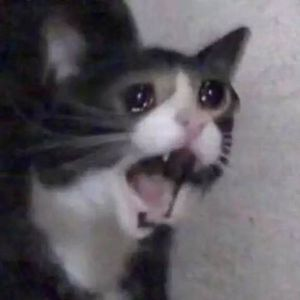
#> input picture opCv05/cat.jpg, 300 x 300 px
$ python gyak2.py
#> lines starting #> are read from the running program, lines starting #| are printed output that depends on the picture; after the words box and inside, x2 and y2 are one past the last pixel; in counts of white or black regions, pixels touching at a corner belong together
import cv2
import numpy as np


def add_point_noise(img_in, percentage, value):
    noise = np.copy(img_in)
    n = int(img_in.shape[0] * img_in.shape[1] * percentage)
    print(n)

    for k in range(1, n):
        i = np.random.randint(0, img_in.shape[1])
        j = np.random.randint(0, img_in.shape[0])

        if img_in.ndim == 2:
            noise[j, i] = value

        if img_in.ndim == 3:
            noise[j, i] = [value, value, value]

    return noise


def add_salt_and_pepper_noise(img_in, percentage1, percentage2):
    n = add_point_noise(img_in, percentage1, 255)   # Só
    n2 = add_point_noise(n, percentage2, 0)         # Bors

    return n2


img = cv2.imread('cat.jpg', cv2.IMREAD_GRAYSCALE)
#> img: shape (300, 300); min 4, max 218, mean 93.7
#img = cv2.imread('cat.jpg', cv2.IMREAD_COLOR)

noise = add_salt_and_pepper_noise(img, 0.01, 0.01)
#| 900
#> after the loop in add_point_noise, `for k in range(1, n):`:
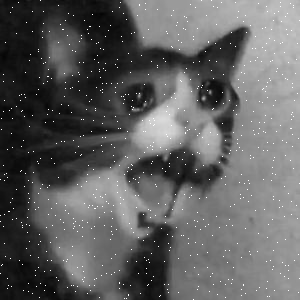
#> noise: shape (300, 300); min 4, max 255, mean 95.3
#> call 2 of add_point_noise, with percentage = 0.01, value = 0
#| 900
#> after the loop in add_point_noise (call 2), `for k in range(1, n):`:
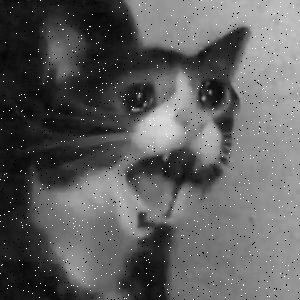
#> noise: shape (300, 300); 0.99% of pixels changed, all inside (x1, y1, x2, y2) = (0, 0, 300, 300)
cv2.imshow('Noise:', noise)
cv2.waitKey(0)

cv2.destroyAllWindows()

$ run again, with opCv05/musk.jpg copied over opCv05/cat.jpg
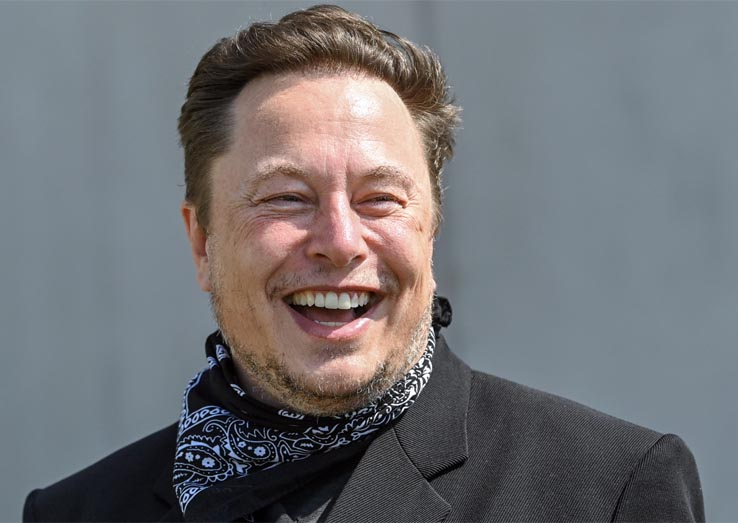
#> input picture opCv05/musk.jpg, 738 x 523 px
#| 3859
#> after the loop in add_point_noise, `for k in range(1, n):`:
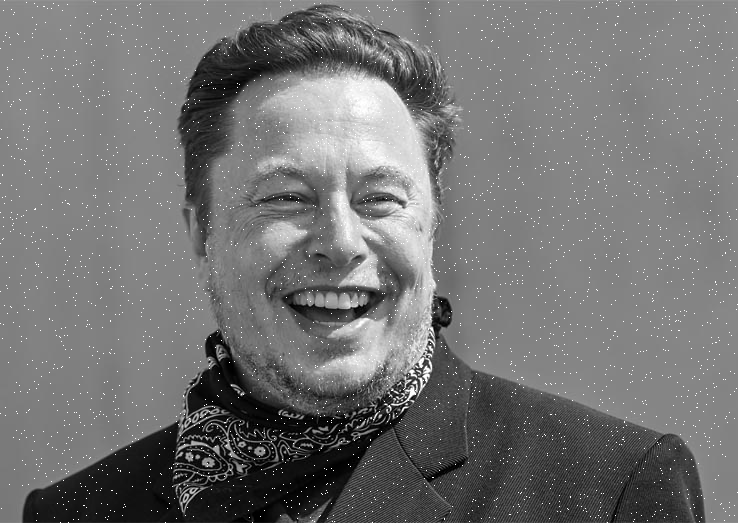
#> noise: shape (523, 738); min 0, max 255, mean 115.1
#| 3859
#> after the loop in add_point_noise (call 2), `for k in range(1, n):`:
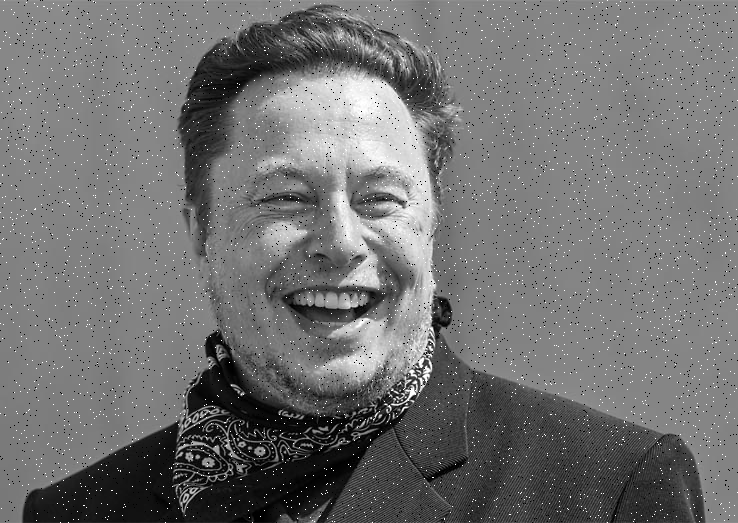
#> noise: shape (523, 738); 0.99% of pixels changed, all inside (x1, y1, x2, y2) = (0, 0, 738, 523)
